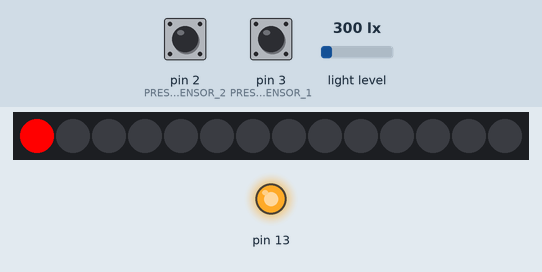
Simulated run of this sketch. Board: Arduino Uno, built with avr-gcc and run on an emulated ATmega328P. On the bench: 14 RGB LEDs in strip order, left to right, output pins drawn as LEDs (lit = HIGH). The test bench sets the inputs (shaded band); at power-on: pin 2 (PRESENCE_SENSOR_2) HIGH, pin 3 (PRESENCE_SENSOR_1) HIGH, light level 300 lx. What the sketch prints to the serial monitor is not drawn.

Above: at 0.01 s.
At 0.67 s:
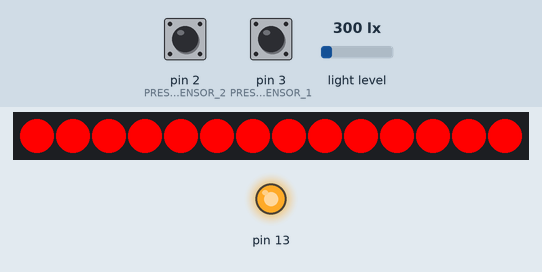
At 2.75 s:
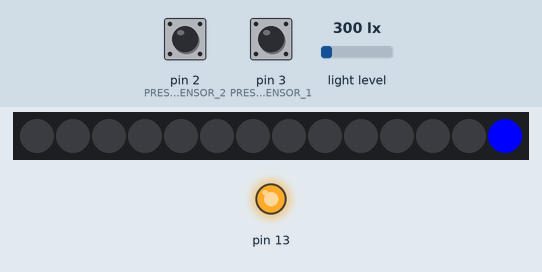
4.1 s: pin 2 (PRESENCE_SENSOR_2) pulsed LOW 2 times (0.12 s each, 0.3 s apart)
Timing chart, 0 to 7.1 s (numbered marks = the images above; inputs shaded):
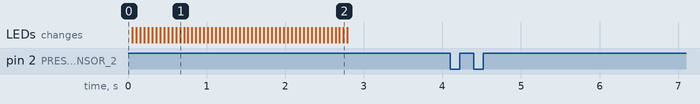

Measured:
- after the input at 4.1 s, every drawn part: stays the same

The sketch:

night_light_project.ino
```cpp
#include <Wire.h>
#include <BH1750.h>
#include <FastLED.h>
#include "config.h"

/* Light sensor */
BH1750 lightMeter;
float light_amount = 0;

/* Led stripe */
CRGB leds[NUM_LEDS];

/* State variables */
unsigned long volatile last_detection[2];
unsigned long last_activation = 99999;
unsigned long last_iteration = 0;
bool light_state = false;

void setup()
{
//#if (DEBUG_ENABLED == 1)
  Serial.begin(115200);
//#endif

  /* Attach door interrupt callback */
  attachInterrupt(digitalPinToInterrupt(PRESENCE_SENSOR_1), presence_sensor_1_isr, RISING);
  attachInterrupt(digitalPinToInterrupt(PRESENCE_SENSOR_2), presence_sensor_2_isr, RISING);

  /* Do hardware setup */
  setup_hardware();

  /* Reset state variables */
  last_detection[0] = 0;
  last_detection[1] = 0;

#if (STARTUP_EFFECT == 1)
  /*Do startup effect */
  startup_effect();
#endif

}


/* Configure the hardware */
void setup_hardware()
{

  /* In-built LED */
  pinMode(LED_BUILTIN, OUTPUT);     // Initialize the BUILTIN_LED pin as an output
  digitalWrite(LED_BUILTIN, HIGH); //This means led OFF

 /* Initialize I2C bus */
  Wire.begin();
  lightMeter.begin();

  /* Initialize LED controller */
  FastLED.addLeds<WS2812, LED_PIN, COLOR_MODE>(leds, NUM_LEDS);

#if (DEBUG_ENABLED == 1)
  Serial.println("Hardware setup completed");
#endif
}

#if (STARTUP_EFFECT == 1)
void startup_effect()
{
  for(uint8_t i = 0; i < NUM_LEDS; i++)
  {
    leds[i] = CRGB(255,0,0);
    FastLED.show();
    delay(50);
  }

  for(uint8_t i = 0; i < NUM_LEDS; i++)
  {
    leds[i] = CRGB(0,255,0);
    FastLED.show();
    delay(50);
  }

  for(uint8_t i = 0; i < NUM_LEDS; i++)
  {
    leds[i] = CRGB(0,0,255);
    FastLED.show();
    delay(50);
  }

  for(uint8_t i = 0; i < NUM_LEDS; i++)
  {
    leds[i] = CRGB(0,0,0);
    FastLED.show();
    delay(50);
  }
}
#endif

/* Get the amount of light */
float get_light_amount()
{
  light_amount = lightMeter.readLightLevel();

#if (DEBUG_ENABLED == 1)
  Serial.print("Light amount: ");
  Serial.println(light_amount);
#endif

  return light_amount;
}

void presence_sensor_1_isr()
{
//#if (DEBUG_ENABLED == 1)
  Serial.println("Interrupt 1 detected");
//#endif
  last_detection[0] = millis();

}

void presence_sensor_2_isr()
{
//#if (DEBUG_ENABLED == 1)
  Serial.println("Interrupt 2 detected");
//#endif
  last_detection[1] = millis();

}

void led_array_effect(bool state)
{
  if(state)
  {
    for(uint8_t i = 0; i < NUM_LEDS; i++)
    {
      leds[i] = CRGB(LIGHT_VALUE_R,LIGHT_VALUE_G,LIGHT_VALUE_B);
      FastLED.show();
      delay(DELAY_ARRAY);
    }
  }
  else
  {
    for(uint8_t i = 0; i < NUM_LEDS; i++)
    {
      leds[i] = CRGB(0,0,0);
      FastLED.show();
      delay(DELAY_ARRAY);
    }
  }
}

void fade_effect(bool state)
{

  bool exitCondition = false;

  if(state)
  {
    uint8_t step_r = 0;
    uint8_t step_g = 0;
    uint8_t step_b = 0;
    do
    {
      for(uint8_t i = 0; i < NUM_LEDS; i++)
      {
        leds[i] = CRGB(step_r,step_g,step_b);
      }

      ++step_r > LIGHT_VALUE_R ? step_r = LIGHT_VALUE_R : step_r = step_r;
      ++step_g > LIGHT_VALUE_G ? step_g = LIGHT_VALUE_G : step_g = step_g;
      ++step_b > LIGHT_VALUE_B ? step_b = LIGHT_VALUE_B : step_b = step_b;

      if( (step_r == LIGHT_VALUE_R) && (step_g == LIGHT_VALUE_G) && (step_b == LIGHT_VALUE_B) ) exitCondition = true;

      FastLED.show();
      delay(DELAY_FADE);
    } while(!exitCondition);
  }
  else
  {
    uint8_t step_r = LIGHT_VALUE_R;
    uint8_t step_g = LIGHT_VALUE_G;
    uint8_t step_b = LIGHT_VALUE_B;
    do
    {
      for(uint8_t i = 0; i < NUM_LEDS; i++)
      {
        leds[i] = CRGB(step_r,step_g,step_b);
      }

      --step_r <= 1 ? step_r = 1 : step_r = step_r;
      --step_g <= 1 ? step_g = 1 : step_g = step_g;
      --step_b <= 1 ? step_b = 1 : step_b = step_b;

      if( (step_r == 1) && (step_g == 1) && (step_b == 1) )
      {
        exitCondition = true;
        for(uint8_t i = 0; i < NUM_LEDS; i++)
        {
          leds[i] = CRGB(0,0,0);
        }
      }

      FastLED.show();
      delay(DELAY_FADE);
    } while(!exitCondition);
  }
}


void set_lights(bool state)
{

  if(state != light_state)
  {
    light_state = state;

    if(state)
    {
#if (DEBUG_ENABLED == 1)
      Serial.println("LIGHTS ON");
#endif

#if (LIGHT_EFFECT == 1)
      led_array_effect(state);
#elif (LIGHT_EFFECT == 2)
      fade_effect(state);
#else
      for(uint8_t i = 0; i < NUM_LEDS; i++)
      {
        leds[i] = CRGB(LIGHT_VALUE_R,LIGHT_VALUE_G,LIGHT_VALUE_B);
      }
      FastLED.show();
#endif
    }
    else
    {
#if (DEBUG_ENABLED == 1)
      Serial.println("LIGHTS OFF");
#endif

#if (LIGHT_EFFECT == 1)
      led_array_effect(state);
#elif (LIGHT_EFFECT == 2)
      fade_effect(state);
#else
      for(uint8_t i = 0; i < NUM_LEDS; i++)
      {
        leds[i] = CRGB(0,0,0);
      }
      FastLED.show();
#endif
    }
  }
}

void apply_logic()
{

  /* Evaluate only if the activation time has expired */
  unsigned long current_time = millis();
  if(abs(current_time - last_activation) > ACTIVE_TIME)
  {
    /* Compute the time difference between detections */
    noInterrupts();
    unsigned long detection_difference_0 = abs(last_detection[0] - last_detection[1]);
    /* Compute the time since the last detection */
    unsigned long time_since_detection_0 = current_time - last_detection[0];
    unsigned long time_since_detection_1 = current_time - last_detection[1];
    interrupts();

    /* If the light is already ON */
    if(light_state)
    {
      /* Decide to continue ON */
#if (KEEP_ON_CONDITION == 0)
      if( (time_since_detection_0 < DETECTION_INTERVAL) || (time_since_detection_1 < DETECTION_INTERVAL) )
#else
      if( (time_since_detection_0 < DETECTION_INTERVAL) && (time_since_detection_1 < DETECTION_INTERVAL) )
#endif
      {
        last_activation = current_time;
      }
      /* Decide to switch OFF */
      else
      {
#if (DEBUG_ENABLED == 1)
        Serial.println("Large difference between detections. Switching off");
        Serial.println(time_since_detection_0);
        Serial.println(time_since_detection_1);
#endif
        set_lights(false);
      }
    }
    /* If the light is OFF */
    else
    {
      /* Get light amount */
      float light = get_light_amount();

      /* Decide to switch ON */
      if( (time_since_detection_0 < DETECTION_INTERVAL) && (time_since_detection_1 < DETECTION_INTERVAL) && (light < LIGHT_THRESHOLD) )
      {
        last_activation = current_time;
        set_lights(true);
      }
    }
  }
}

#if (DEBUG_ENABLED == 1)
void print_status()
{
  unsigned long current_time = millis();

  if( ((current_time - last_detection[0]) < DETECTION_INTERVAL) && ((current_time - last_detection[1]) < DETECTION_INTERVAL ) )
  {
    Serial.print("###################   ###################");
  }

  else if( (current_time - last_detection[0]) < DETECTION_INTERVAL )
  {
    Serial.print("###################");
  }
  else if( (current_time - last_detection[1]) < DETECTION_INTERVAL )
  {
    Serial.print("                      ###################");
  }

  Serial.println("");

}
#endif


void loop() {

  unsigned long current_time = millis();

  if(current_time - last_iteration > LOOP_TIME)
  {

    last_iteration = current_time;
    apply_logic();
#if (DEBUG_ENABLED == 1)
    print_status();
#endif
  }

  delay(LOOP_TIME);

}
```

config.h
```cpp
#if !defined CONFIG_H
#define CONFIG_H

/* Hardware configuration */
#define NUM_LEDS 14 //Number of leds
#define PRESENCE_SENSOR_1 3
#define PRESENCE_SENSOR_2 2
#define LED_PIN 7

/* Configuration parameters */
#define ACTIVE_TIME 30000 //Minimum amount of time that the lamp is ON
#define DETECTION_INTERVAL 10000 //Maximum time difference between motion events to switch ON
#define LIGHT_THRESHOLD 1 //Maximum light amount to switch lights ON
#define STARTUP_EFFECT 1 //[0]: No startup effect / [1]: Startup effect
#define LIGHT_EFFECT 2 //[0]: No effect / [1]: Led Array / [2]: Fade
#define KEEP_ON_CONDITION 1 //[0]: SINGLE_MOTION / [1]: DOUBLE_MOTION

/* Effects parameters */
#define DELAY_FADE 70
#define DELAY_ARRAY 100

/* Led lighting */
#define LIGHT_VALUE_R 150//200
#define LIGHT_VALUE_G 200//180
#define LIGHT_VALUE_B 200//100

/* Other parameters */
#define LOOP_TIME 1000 //Sleep delay in main loop (power saving)
#define COLOR_MODE GRB//Could be GRB

/* Debugging */
#define DEBUG_ENABLED 1

#endif
```
